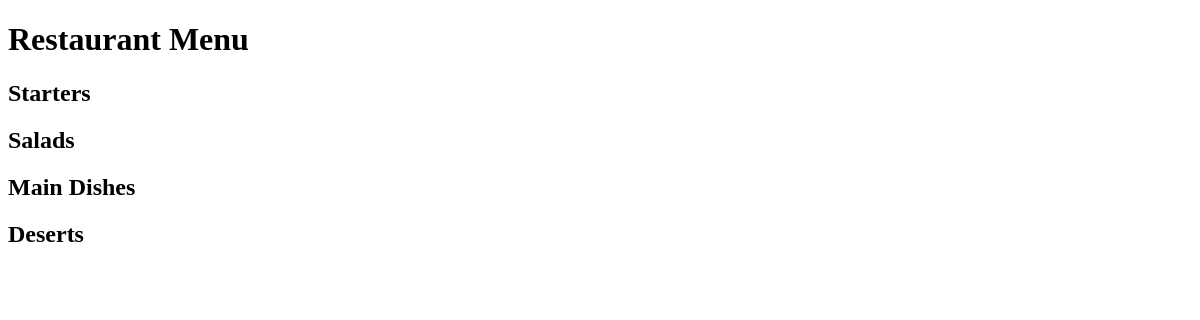
Before: / with the older database file.
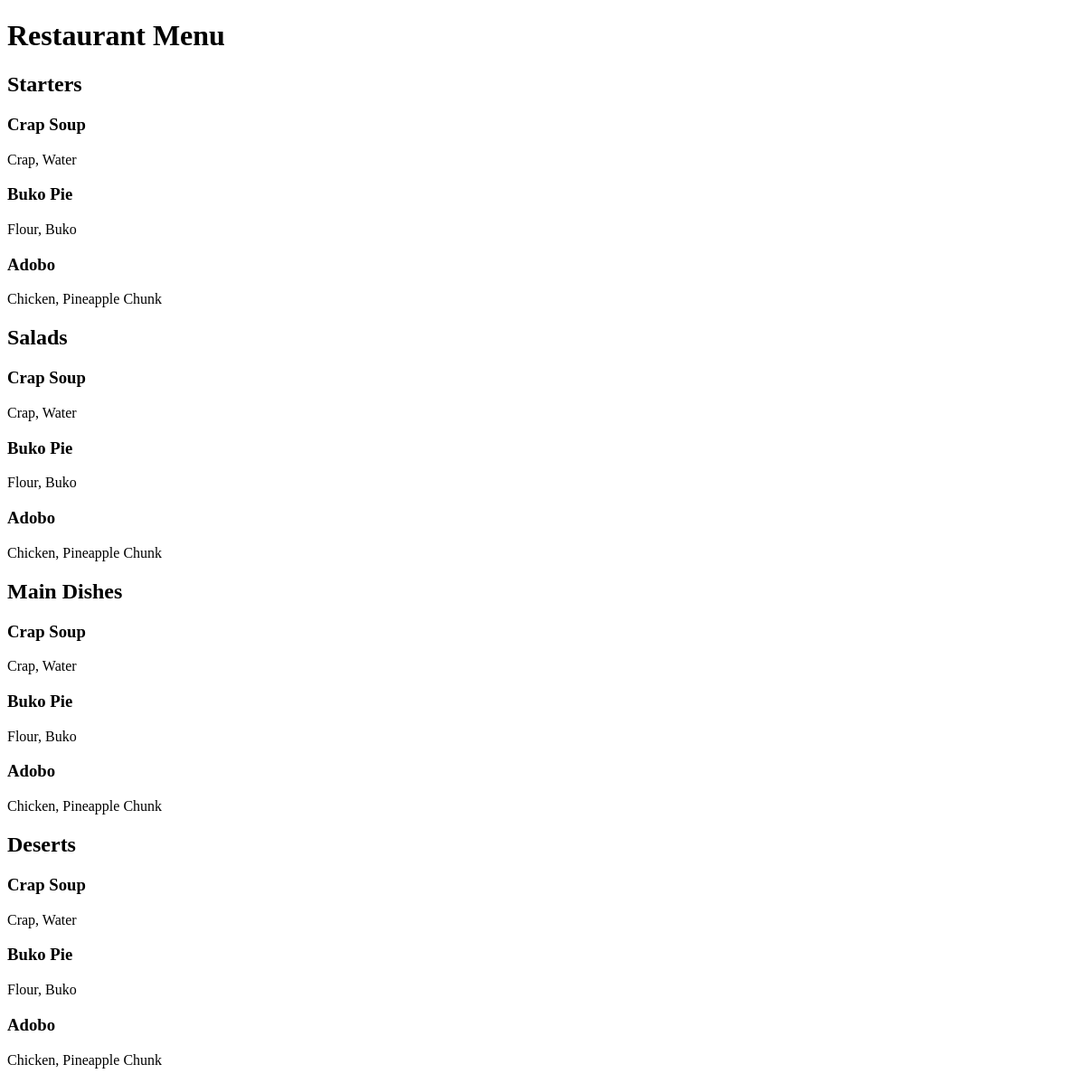
After: the same page with the newer database file.
### restuarant_menu/models.py (models this page shows, shortened)
class Item(models.Model):
    meal = models.CharField(max_length=1000, unique=True)
    description = models.CharField(max_length=2000)
    price = models.DecimalField(max_digits=10, decimal_places=2)
    meal_type = models.CharField(max_length=200, choices=MEAL_TYPE)
    author = models.ForeignKey(User, on_delete=models.PROTECT)
    status = models.IntegerField(choices=STATUS, default=1)
    date_created = models.DateTimeField(auto_now_add=True)
    date_updated = models.DateTimeField(auto_now=True)

### restuarant_menu/views.py (the view)
# urls.py: path('', views.MenuList.as_view(), name='home')
class MenuList(generic.ListView):
    queryset = Item.objects.order_by("-date_created")
    template_name = "index.html"
    def get_context_data(self, **kwargs):
        context = super().get_context_data(**kwargs)
        context['meals'] = MEAL_TYPE
        return context

### restuarant_menu/templates/index.html (shortened to what this page needs)
<!DOCTYPE html>
<html lang="en">
<head>
</head>
<body>
    <h1>Restaurant Menu</h1>
        {% for meal in meals %}
        <h2>{{ meal.1 }}</h2>
        {% for row in item_list %}
        <h3>{{ row.meal }}</h3>
        <p>{{ row.description }}</p>
        {% endfor %}
        {% endfor %}
</body>
</html>

Changed rows visible on the page:
added Item: meal "Crap Soup", description "Crap, Water"
added Item: meal "Buko Pie", description "Flour, Buko"
added Item: meal "Adobo", description "Chicken, Pineapple Chunk"
